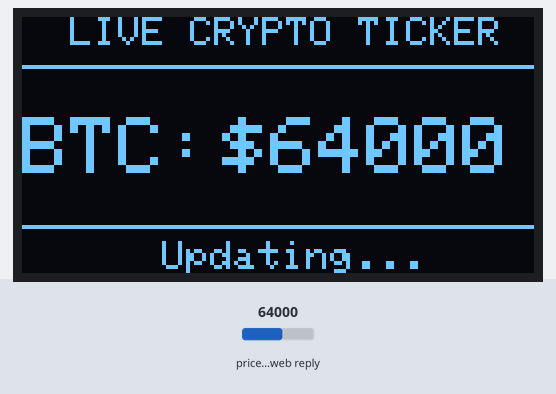
Bench run of a sketch on a simulated ESP32. On the bench: 128×64 one-colour display. The test bench sets the inputs (shaded band); at power-on: price in the web reply 64000. WiFi joins after 1.5 s; servers stay silent unless stated; web services answer with replies made up by the test bench; what the sketch prints to the serial monitor is not drawn.

Above: at 3.4 s.

The sketch:

Price-tracker.ino
```cpp
#include <Wire.h>
#include <Adafruit_GFX.h>
#include <Adafruit_SSD1306.h>
#include <WiFi.h>
#include <HTTPClient.h>
#include <ArduinoJson.h>

#define SCREEN_WIDTH 128
#define SCREEN_HEIGHT 64
Adafruit_SSD1306 display(SCREEN_WIDTH, SCREEN_HEIGHT, &Wire, -1);

// Wi-Fi Credentials
const char* ssid = "YOUR_SSID";
const char* password = "YOUR_WIFI_PASSWORD";

const char* apiUrl = "https://api.coingecko.com/api/v3/simple/price?ids=bitcoin&vs_currencies=usd";

void setup() {
  Serial.begin(115200);

  if(!display.begin(SSD1306_SWITCHCAPVCC, 0x3C)) {
    Serial.println(F("OLED initialization failed"));
    for(;;);
  }

  display.clearDisplay();
  display.setTextColor(WHITE);
  display.setTextSize(1);
  display.setCursor(0, 20);
  display.print("Connecting to WiFi...");
  display.display();

  WiFi.begin(ssid, password);
  while (WiFi.status() != WL_CONNECTED) {
    delay(500);
    Serial.print(".");
  }

  display.clearDisplay();
  display.setCursor(0, 20);
  display.print("Connected!");
  display.display();
  delay(1500);
}

void loop() {
  if (WiFi.status() == WL_CONNECTED) {
    HTTPClient http;
    http.begin(apiUrl);
    int httpResponseCode = http.GET();

    if (httpResponseCode > 0) {
      String payload = http.getString();

      DynamicJsonDocument doc(512);
      deserializeJson(doc, payload);
      long btcPrice = doc["bitcoin"]["usd"];

      display.clearDisplay();

      display.setTextSize(1);
      display.setCursor(12, 0);
      display.print("LIVE CRYPTO TICKER");
      display.drawFastHLine(0, 12, 128, WHITE);

      display.setTextSize(2);
      display.setCursor(0, 25);
      display.print("BTC:");

      display.setCursor(50, 25);
      display.print("$");
      display.print(btcPrice);

      // Bottom Decorative Accent
      display.drawFastHLine(0, 52, 128, WHITE);
      display.setTextSize(1);
      display.setCursor(35, 56);
      display.print("Updating...");

      display.display();
    } else {
      Serial.print("Error on HTTP request: ");
      Serial.println(httpResponseCode);
    }
    http.end();
  } else {
    // Failover if connection drops
    display.clearDisplay();
    display.setTextSize(1);
    display.setCursor(0, 25);
    display.print("WiFi Lost! Reconnecting");
    display.display();
  }

  // Wait 30 seconds before pulling live numbers again
  delay(30000);
}
```
